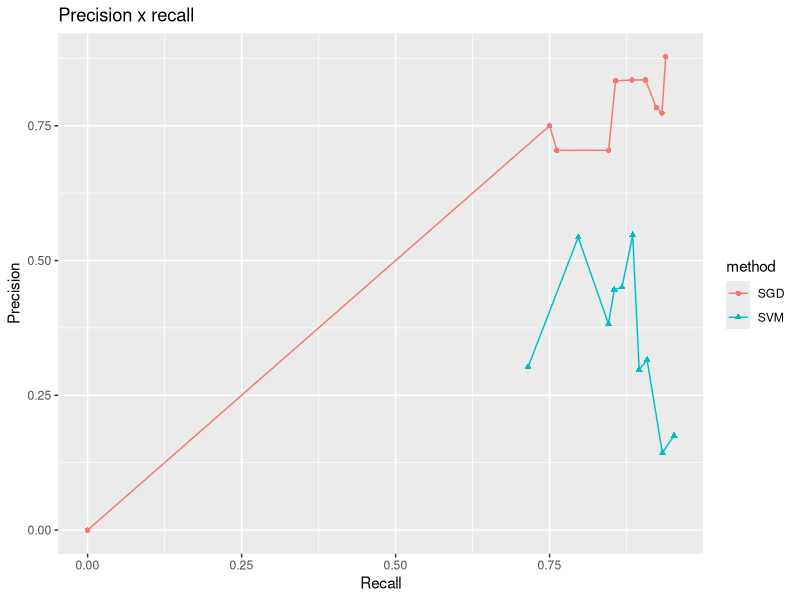

Reproduce this figure in R.
#loading library
require("ggplot2")

# selecting the current directory
setwd("/Users/tassiovale/Dropbox/PhD Thesis/trace2vary/trace_recovery/results/")

# read csv file
data <- read.csv("2018-05-09_17h37m_output.csv")

chart <- ggplot(data=data, aes(x=recall, y=precision, group=method, colour=method)) +
    geom_line() +
    geom_point(aes(shape=method)) +
    ggtitle("Precision x recall") +
    labs(x="Recall", y="Precision") +
    scale_fill_discrete(name="IR method")

ggsave("2018-05-09_17h37m_precisionrecall_chart.eps")
